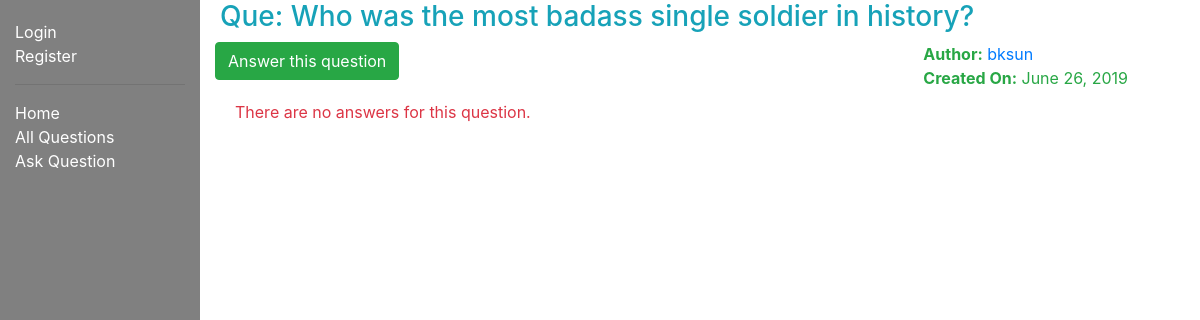
/myquora/question/2, run on an earlier commit of the app's database.
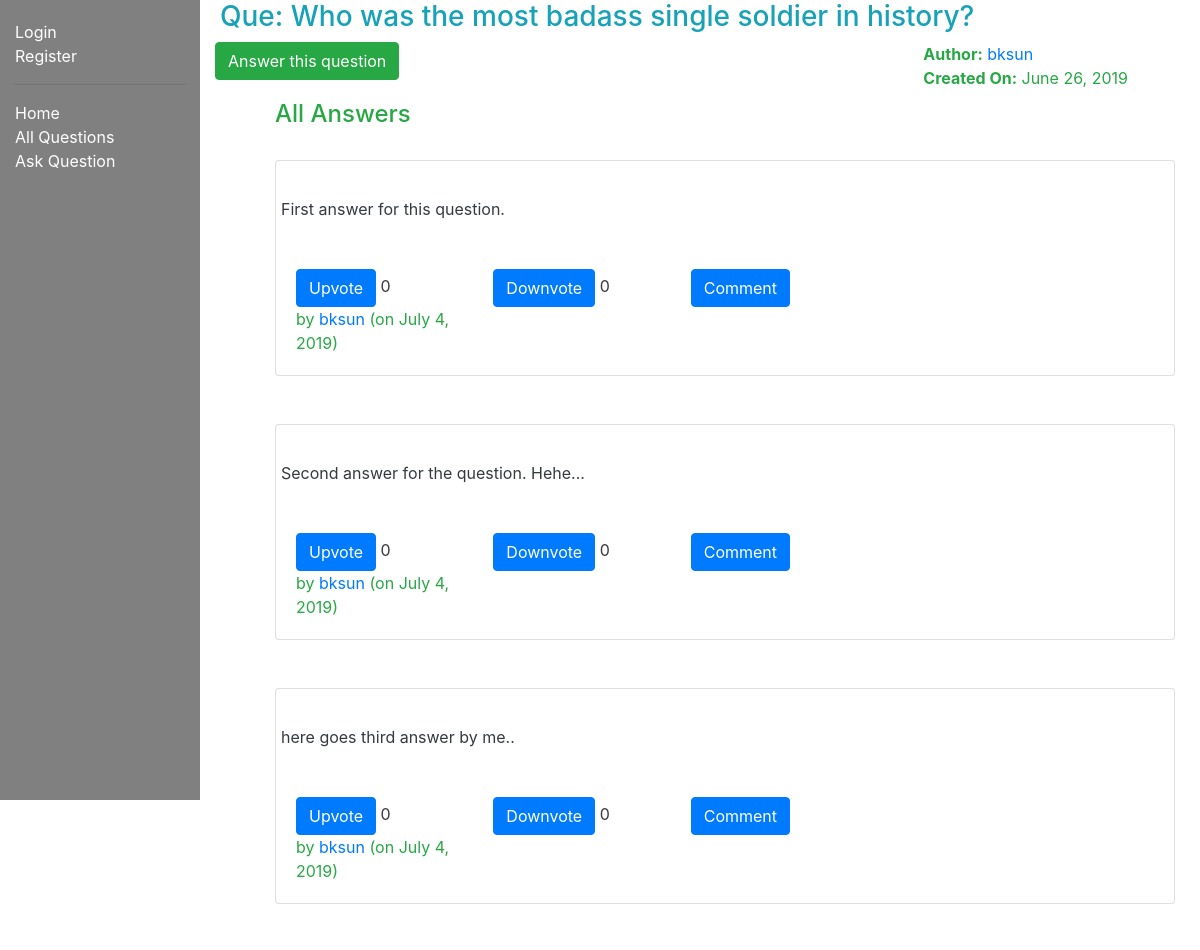
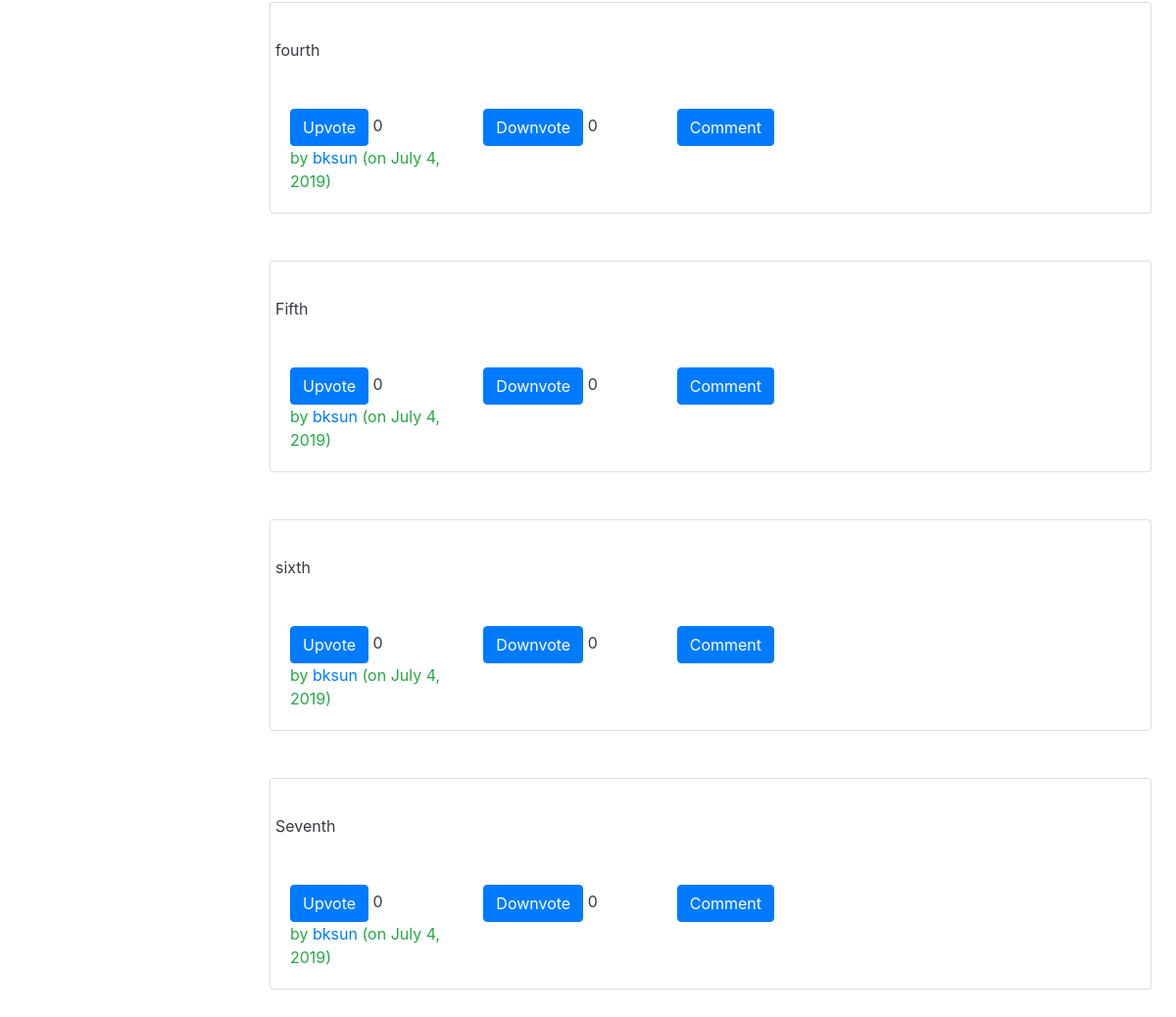
And on a later commit of the database (2 pictures, top to bottom).
### myquora/models.py (models this page shows, shortened)
class Answer(models.Model):
    author = models.ForeignKey(Author, on_delete=models.SET_NULL, null=True)
    question = models.ForeignKey('Question', on_delete=models.SET_NULL, null=True)
    answer_text = models.TextField(max_length=2000, help_text='Write your answer here...')
    date_created = models.DateField(null=True, default=timezone.now())
    date_updated = models.DateField(null=True, default=timezone.now())
    upvote = models.IntegerField(default=0)
    downvote = models.IntegerField(default=0)
    views = models.IntegerField(default=0)

class Author(models.Model):
    user = models.ForeignKey(User, on_delete=models.CASCADE)
    email = models.EmailField(max_length=70, blank=True)
    date_created = models.DateField(null=True, default=timezone.now())
    credits = models.IntegerField(default=0)
    def get_absolute_url(self):
        return reverse('author-detail', args=[str(self.id)])
    def __str__(self):
        return f'{self.user.username}'

### myquora/views.py (the view)
# urls.py: path('question/<int:pk>', views.QuestionDetailView.as_view(), name='question-detail'),
class QuestionDetailView(generic.DetailView):
    model = Question
    def get_context_data(self, **kwargs):
        context = super().get_context_data(**kwargs)
        question_id = self.kwargs['pk']
        question = Question.objects.get(id=question_id)
        answer_list = Answer.objects.filter(question=question)
        comment_dictionary = {
                ans.id: Comment.objects.filter(answer=ans) for ans in answer_list
            }
        context['answer_list'] = answer_list
        context['answer_url'] = '/myquora/question/'+str(question_id)+'/answer/'
        context['upvote_url'] = '/myquora/answer/upvote/'
        context['downvote_url'] = '/myquora/answer/downvote/'
        context['comment_dictionary'] = comment_dictionary
        return context

### myquora/templates/myquora/question_detail.html (shortened to what this page needs)
{% extends "base_generic.html" %}
{% block content %}
<div style="margin-left: 5px;" class="row text-info">
    <h3>Que: {{ question.question_text }} </h3>
</div>
  <div class="text-success">
    <div class="row">
        <div class="col">
          <form action = "{{answer_url}}" method = "GET" >
            <input type ="submit"  class="btn btn-success" role="button" value="Answer this question">
          </form>
        </div>
        <div class="col-5"></div>
        <div class="col">
          <strong>Author:</strong> <a href="{{ question.author.get_absolute_url }}">{{ question.author }}</a>
          <br>
          <strong>Created On:</strong> {{ question.date_created }}
        </div>
    </div>
  <div style="margin-left:20px;margin-top:10px; margin-right: 10px;">
    {% if answer_list %}
    <ul>
        <h4>All Answers</h4>
      {% for answer in answer_list %}
          <br>
          <div class="card">
            <div class="card-body">
              <p class="card-text">
                <div class="row text-dark">
            {{ answer.answer_text }}
          </div>
          <br>
          <br>
          <div class="row text-success">
              <div class="col">
                <form action="{{upvote_url}}{{answer.id}}" method="POST">
                  <input type="submit" value="Upvote" class="btn btn-primary">
                  <span class="text-dark">{{ answer.upvote }}</span>
                </form>
              </div>
            <div class="col">
                <form action="{{downvote_url}}{{answer.id}}" method="POST">
                  <input type="submit" value="Downvote" class="btn btn-primary">
                  <span class="text-dark">{{ answer.downvote }}</span>
                </form>
              </div>
            <div class="col">
                <form action="/myquora/answer/{{answer.id}}/comment/" method="GET">
                  <input type="submit" value="Comment" class="btn btn-primary">
                </form>
            </div>
            <div class="col-4">
            </div>
            <div class="col-3">
                  by <a href="{{ answer.author.get_absolute_url }}">{{answer.author}} </a>
                  (on {{answer.date_updated}})
            </div>
              </p>
            </div>
          </div>
 </div>
 <div style="margin-left: 20px;">
        <br>
        </div>
      {% endfor %}
    {% else %}
    <div class="text-danger">
        There are no answers for this question.
    </div>
    {% endif %}
  </div>
{% endblock %}

What changed in the data, as far as the page shows it:
added Answer: answer_text "First answer for this question.", upvote "0", downvote "0", author "bksun", date_updated "July 4, 2019"
added Answer: answer_text "Second answer for the question. Hehe...", upvote "0", downvote "0", author "bksun", date_updated "July 4, 2019"
added Answer: answer_text "here goes third answer by me..", upvote "0", downvote "0", author "bksun", date_updated "July 4, 2019"
added Answer: answer_text "fourth", upvote "0", downvote "0", author "bksun", date_updated "July 4, 2019"
added Answer: answer_text "Fifth", upvote "0", downvote "0", author "bksun", date_updated "July 4, 2019"
added Answer: answer_text "sixth", upvote "0", downvote "0", author "bksun", date_updated "July 4, 2019"
added Answer: answer_text "Seventh", upvote "0", downvote "0", author "bksun", date_updated "July 4, 2019"
Also different on the page:
text no longer shown: "There are no answers for this question."
text now shown: "All Answers"
